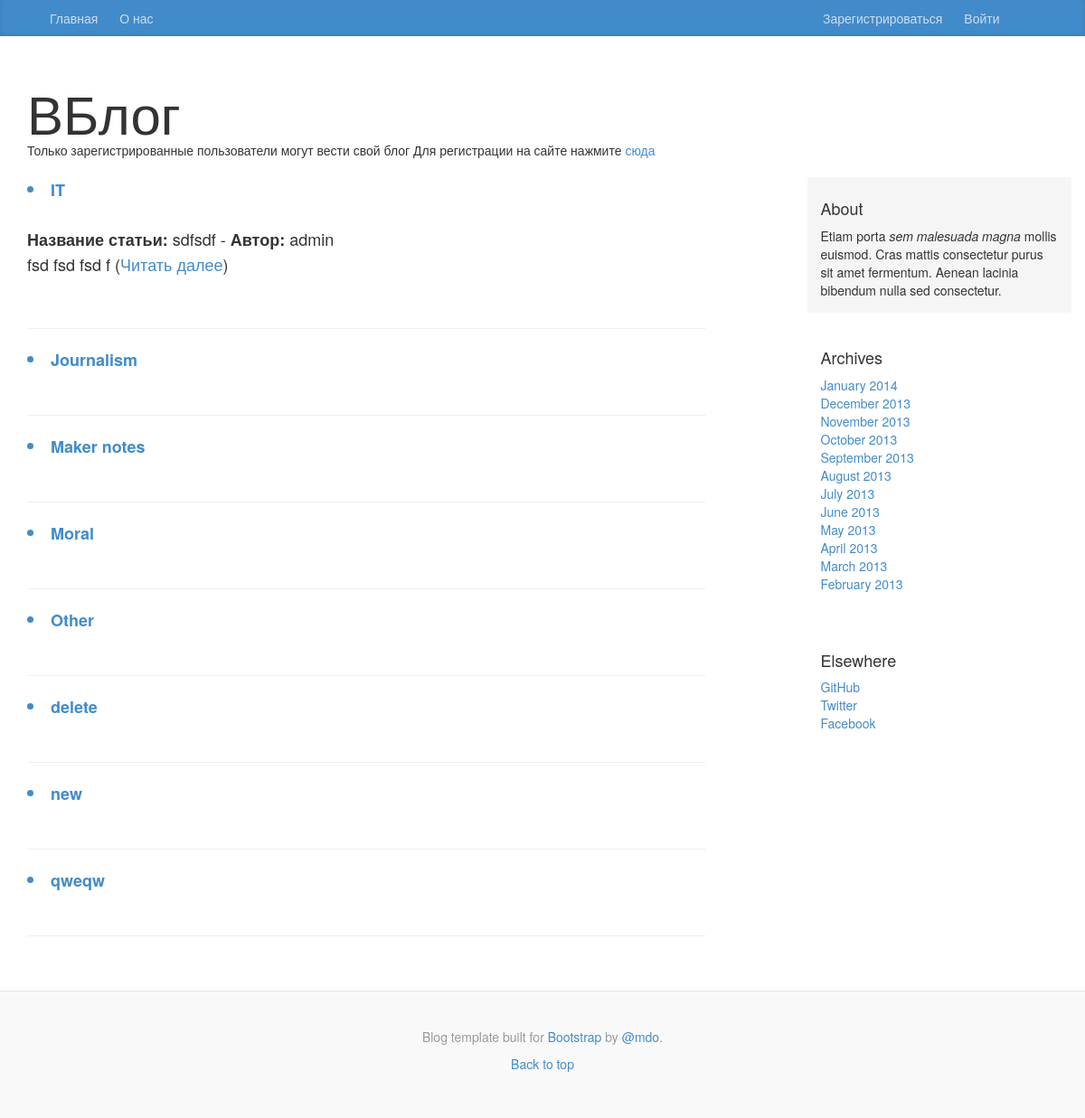
Page /blog/categories_list/ on the earlier database version.
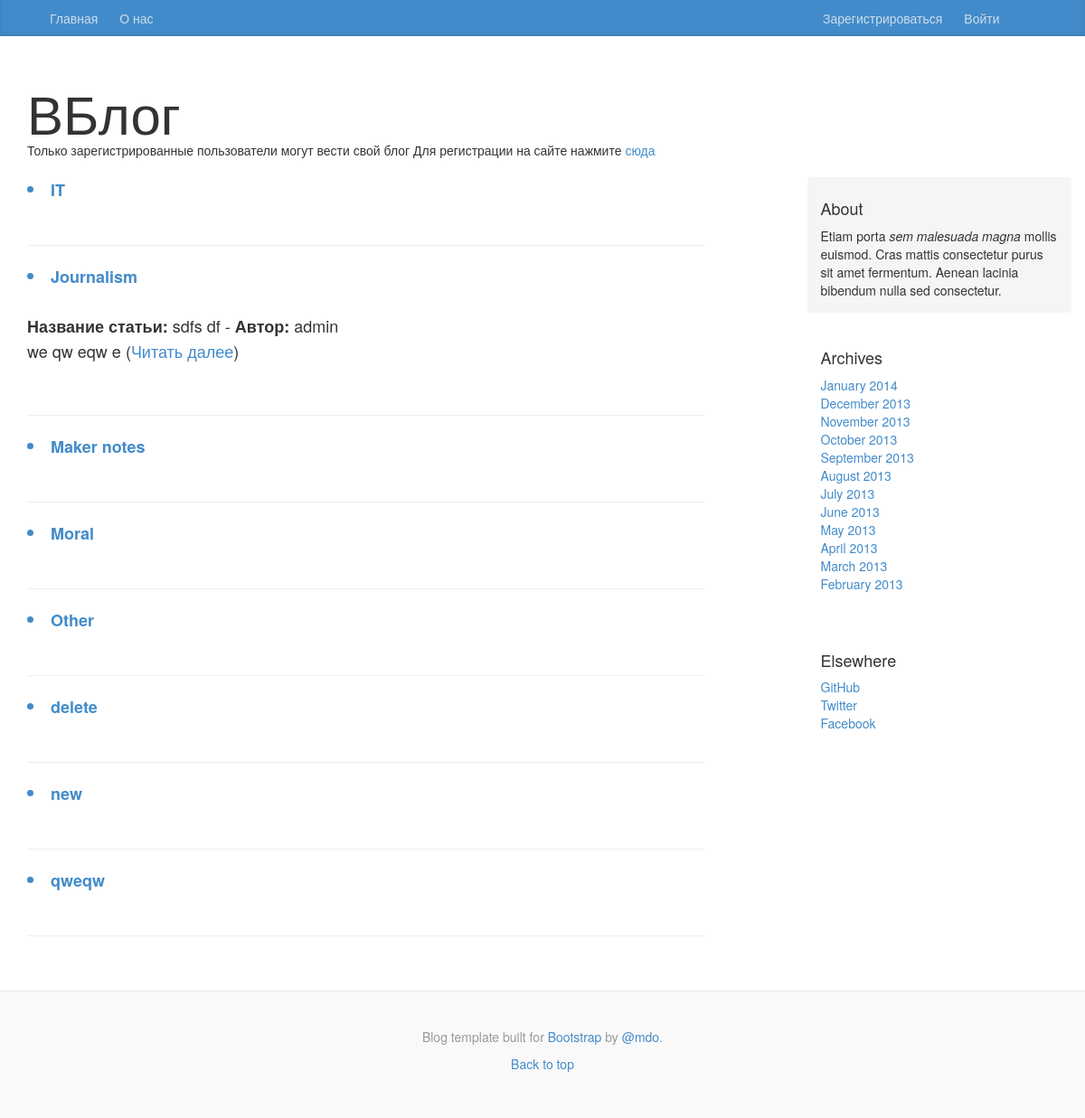
Same page on the later database version.
### blog/models.py (models this page shows, shortened)
class Category(models.Model):
    name = models.CharField(max_length=254,unique=True)
    slug = models.SlugField(unique=True)
    note_number = models.IntegerField(default=0)
    class Meta:
        verbose_name_plural = 'categories'

class Page(models.Model):
    category = models.ForeignKey(Category)
    id = models.IntegerField(primary_key=True)
    title = models.CharField(max_length=128)
    author = models.CharField(max_length=128)
    date_print = models.DateTimeField(auto_now_add=True)
    content = models.CharField(max_length=5000,)
    views = models.IntegerField(default=0)
    likes = models.ManyToManyField(User, related_name='likes',default=0)
    dislikes = models.ManyToManyField(User, related_name='dislikes',default=0)
    favorite = models.BooleanField(default=False)

### blog/views.py (the view)
# urls.py: url(r'^categories_list/(?P<id>[0-9]+)/$', views.show_page, name='show_page'),
def categories_list(request):
    category_list = Category.objects.order_by('name')
    page_list = Page.objects.order_by('-title')
    user = request.user
    context_dict = {'message': "lol", 'categories': category_list, 'pages': page_list}
    return render(request, 'blog/categories_list.html', context_dict)

### template/blog/categories_list.html (shortened to what this page needs)
{% extends 'blog/base.html' %}
{% block body_block %}
    <div class="blog-post">
        {% if categories %}
            {% for category  in categories %}
                <a href="{% url 'show_category' category.slug  %}"><li><strong>{{ category.name }}</strong></li></a><br>
                {% if pages %}
                        {% for page in pages %}
                            {% if page.category == category %}
                                       <strong>Название статьи:</strong> {{ page.title }} -
                                        <strong>Автор:</strong> {{ page.author }}<br>
                                            <p id="wrap_text" >{{  page.content|wordwrap:254 }}
                                                (<a href="{% url 'show_page' page.id %}">Читать далее</a>)</p><br>
                            {% endif %}
                        {% endfor %} <hr>
                {% endif %}
            {% endfor %}
        {% else %}
            Что-то не так
        {% endif %}
    </div>
{% endblock %}

Differences in the rows shown:
removed Page: title "sdfsdf", author "admin", content "fsd fsd fsd f", shown under Category "IT"
added Page: title "sdfs df", author "admin", content "we qw eqw e", shown under Category "Journalism"
